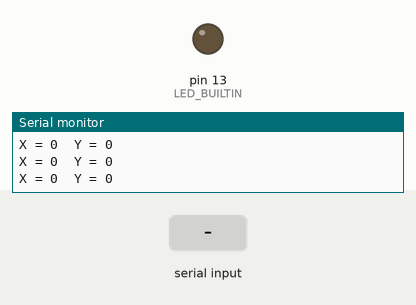
This sketch was run on a simulated Arduino Mega 2560, built with avr-gcc and run on an emulated ATmega2560. Parts: output pins drawn as LEDs (lit = HIGH), the last lines printed to the serial monitor. The inputs (shaded band) are chosen by the test bench.

Above: at 1.2 s.
1.3 s: "x90\n" received over the second serial link
At 2.4 s:
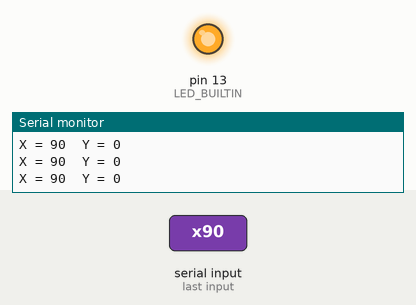
Timing chart, 0 to 4.3 s (numbered marks = the images above; inputs shaded):
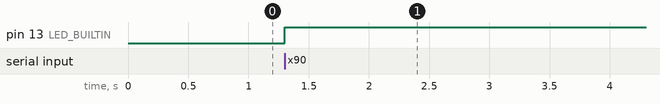

Measured:
- after the input at 1.3 s, pin 13 (LED_BUILTIN): LOW → HIGH at once

The sketch:

serial_read_test.ino
```cpp
int X,Y;

unsigned long timer = 0;

String inputString = "";
bool stringComplete = false;

void setup() {
  Serial.begin(9600);
  Serial2.begin(9600);
  pinMode(LED_BUILTIN, OUTPUT);
}

void loop() {
  if(Serial2.available() > 0)
  {
//    uint16_t data = 0;
//    data = Serial2.read();
//    data |= Serial2.read() << 8;
//    char inChar = (char)data;
    char inChar = (char)Serial2.read();
    digitalWrite(LED_BUILTIN,HIGH);
    inputString += inChar;
    if (inChar == '\n') {
      stringComplete = true;
    }
  }
  if (stringComplete)
  {
    if(inputString.startsWith("x"))
    {
//     Serial.print("X:");
     inputString.replace("x","");
     X=inputString.toInt();
//     Serial.println(X);
     inputString = "";
     stringComplete = false;
    }
  else if(inputString.startsWith("y"))
    {
//     Serial.print("Y:");
     inputString.replace("y","");
     Y=inputString.toInt();   // Y
//     Serial.println(Y);
     inputString = "";
     stringComplete = false;
    }
  }
    if (millis() - timer > 50)
  {
    Serial.print("X = "); Serial.print(X); Serial.print("\t");
    Serial.print("Y = "); Serial.println(Y);
    timer = millis();
  }

}
```
